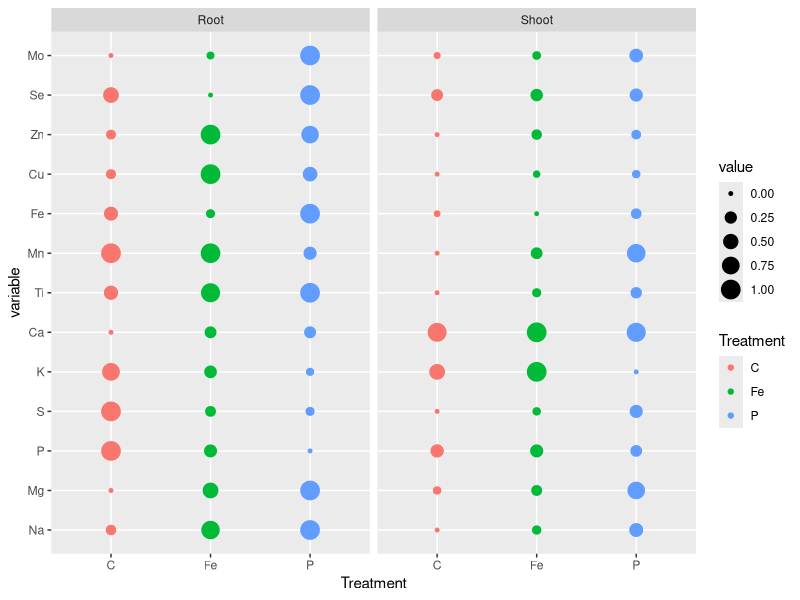
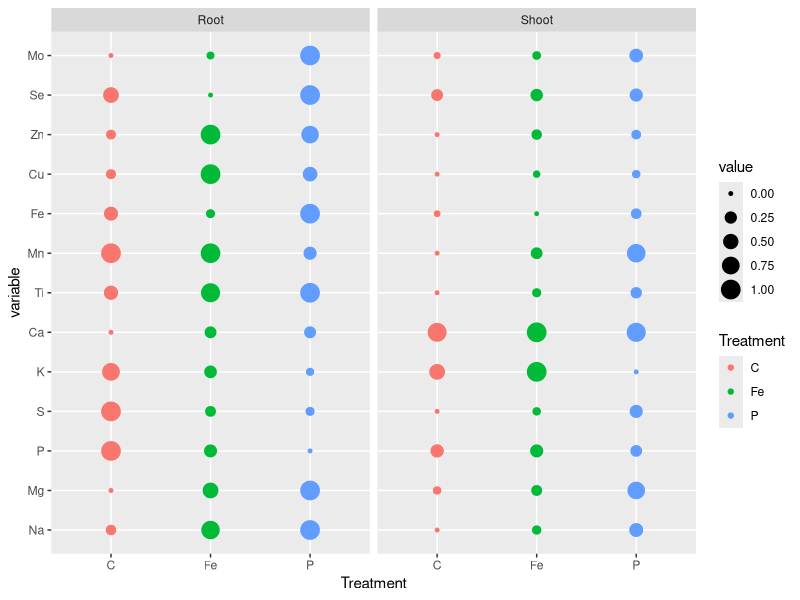

Here is the R script that generated these plots, in order:
library(plyr) 
library(dplyr)
library(reshape2)
library(caret)
library(ggplot2)


#Read csv ####
table <- read.csv("DATA_Gly-Reuptake_ICP_He.csv", sep=";",
                  header=T)


#Re-arrange table and mean value calculation ####
table2 <- melt(data = table, 
              id.vars = c("Tissue", "Treatment"), 
              variable.name = "Element", 
              value.name = "ppb"
               )

table3 <- dcast(table2, 
                Tissue + Treatment ~Element, 
                mean,
                value.var = "ppb") 

#summary table ####
Summary_table <- ddply(table2, c("Treatment", "Element", "Tissue"), summarise,
                       N    = sum(!is.na(ppb)),
                       mean = mean(ppb, na.rm=TRUE),
                       sd   = sd(ppb, na.rm=TRUE),
                       se   = sd / sqrt(N))

ICP_table <- Summary_table[,-6]
ICP_table$mean <- round(ICP_table$mean, 3)
ICP_table$se <- round(ICP_table$se, 3)
ICP_table$Concentration <- paste(ICP_table$mean, ICP_table$se, sep = " ± ")
ICP_table <- ICP_table[,-c(5,6)]

ICP_table_2 <- dcast(ICP_table, Tissue+Treatment+N~Element, value.var = "Concentration") 


write.table(ICP_table_2, file = "ICP_table_Glycine.csv", quote = FALSE, sep = ";")


#Normalization and centration for each element####
#between 0 and 1 (according to range)
process1 <- preProcess(table3, method=c("range"))
norm_scale1 <- predict(process1, table3)

norm_scale <- melt(norm_scale1, id = c("Tissue","Treatment"))

ggplot(norm_scale, aes(Treatment, variable, size=value, colour = Treatment)) +
  geom_point() + 
  facet_wrap(~Tissue, ncol = 2)


ggsave(filename = "ICP_Bubbleplot.pdf", 
       plot = last_plot(), 
       dpi = 600, 
       units = "cm", 
       width = 80, 
       height = 70, 
       scale = 0.2)

